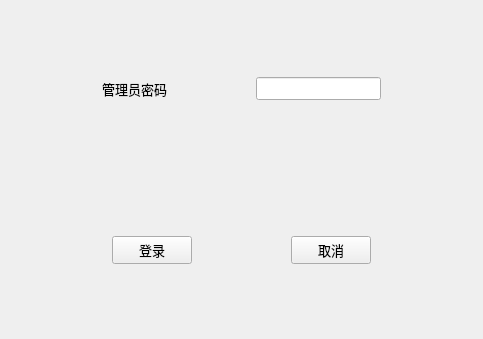
<?xml version="1.0" encoding="UTF-8"?>
<ui version="4.0">
 <class>SystemLogin</class>
 <widget class="QWidget" name="SystemLogin">
  <property name="geometry">
   <rect>
    <x>0</x>
    <y>0</y>
    <width>483</width>
    <height>339</height>
   </rect>
  </property>
  <property name="sizePolicy">
   <sizepolicy hsizetype="Fixed" vsizetype="Fixed">
    <horstretch>0</horstretch>
    <verstretch>0</verstretch>
   </sizepolicy>
  </property>
  <property name="font">
   <font>
    <pointsize>12</pointsize>
   </font>
  </property>
  <property name="windowTitle">
   <string>Form</string>
  </property>
  <layout class="QVBoxLayout" name="verticalLayout">
   <item>
    <widget class="QWidget" name="widget" native="true">
     <layout class="QHBoxLayout" name="horizontalLayout">
      <item>
       <spacer name="horizontalSpacer">
        <property name="orientation">
         <enum>Qt::Horizontal</enum>
        </property>
        <property name="sizeHint" stdset="0">
         <size>
          <width>40</width>
          <height>20</height>
         </size>
        </property>
       </spacer>
      </item>
      <item>
       <widget class="QLabel" name="label">
        <property name="font">
         <font>
          <pointsize>10</pointsize>
         </font>
        </property>
        <property name="text">
         <string>管理员密码</string>
        </property>
       </widget>
      </item>
      <item>
       <spacer name="horizontalSpacer_3">
        <property name="orientation">
         <enum>Qt::Horizontal</enum>
        </property>
        <property name="sizeHint" stdset="0">
         <size>
          <width>10</width>
          <height>20</height>
         </size>
        </property>
       </spacer>
      </item>
      <item>
       <widget class="QLineEdit" name="lineEdit">
        <property name="font">
         <font>
          <pointsize>10</pointsize>
         </font>
        </property>
        <property name="echoMode">
         <enum>QLineEdit::Password</enum>
        </property>
       </widget>
      </item>
      <item>
       <spacer name="horizontalSpacer_2">
        <property name="orientation">
         <enum>Qt::Horizontal</enum>
        </property>
        <property name="sizeHint" stdset="0">
         <size>
          <width>40</width>
          <height>20</height>
         </size>
        </property>
       </spacer>
      </item>
     </layout>
    </widget>
   </item>
   <item>
    <widget class="QWidget" name="widget_2" native="true">
     <layout class="QHBoxLayout" name="horizontalLayout_2">
      <item>
       <spacer name="horizontalSpacer_4">
        <property name="orientation">
         <enum>Qt::Horizontal</enum>
        </property>
        <property name="sizeHint" stdset="0">
         <size>
          <width>40</width>
          <height>20</height>
         </size>
        </property>
       </spacer>
      </item>
      <item>
       <widget class="QPushButton" name="btn_login">
        <property name="font">
         <font>
          <pointsize>10</pointsize>
         </font>
        </property>
        <property name="text">
         <string>登录</string>
        </property>
       </widget>
      </item>
      <item>
       <spacer name="horizontalSpacer_6">
        <property name="orientation">
         <enum>Qt::Horizontal</enum>
        </property>
        <property name="sizeHint" stdset="0">
         <size>
          <width>20</width>
          <height>20</height>
         </size>
        </property>
       </spacer>
      </item>
      <item>
       <widget class="QPushButton" name="btn_cancle">
        <property name="font">
         <font>
          <pointsize>10</pointsize>
         </font>
        </property>
        <property name="text">
         <string>取消</string>
        </property>
       </widget>
      </item>
      <item>
       <spacer name="horizontalSpacer_5">
        <property name="orientation">
         <enum>Qt::Horizontal</enum>
        </property>
        <property name="sizeHint" stdset="0">
         <size>
          <width>40</width>
          <height>20</height>
         </size>
        </property>
       </spacer>
      </item>
     </layout>
    </widget>
   </item>
  </layout>
 </widget>
 <resources/>
 <connections/>
</ui>
